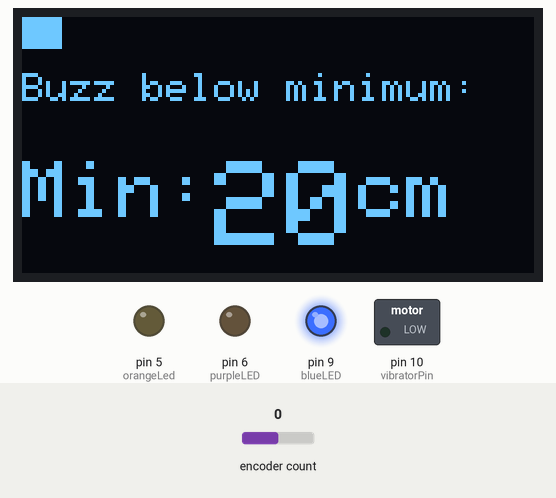
The sketch below on a simulated Arduino Mega 2560, built with avr-gcc and run on an emulated ATmega2560. Shown: 128×64 one-colour display, switched loads named in the sketch (green lamp = pin HIGH), output pins drawn as LEDs (lit = HIGH). The test bench sets the inputs (shaded band); at power-on: encoder count 0.

Above: at 1.5 s.
1.6 s: encoder count set to 1
At 2.3 s:
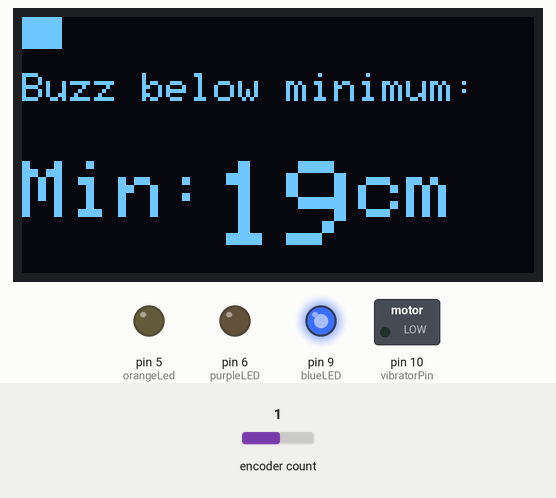
3.1 s: encoder count set to 2
At 3.4 s:
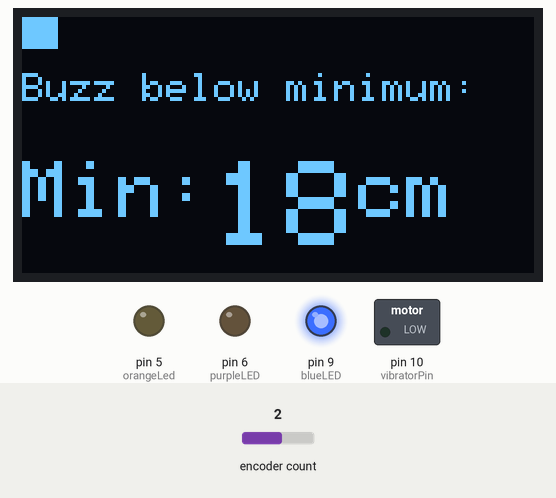
4.6 s: encoder count set to 3
At 5.8 s:
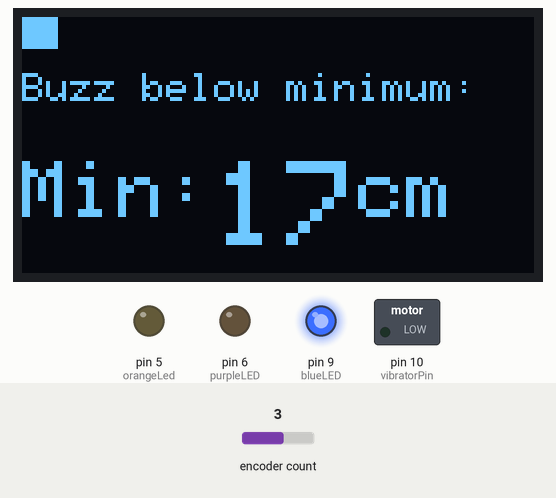
Timing chart, 0 to 7.6 s (numbered marks = the images above; inputs shaded):
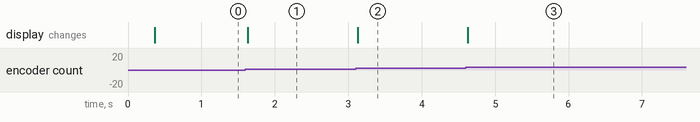

Measured:
- after the input at 1.6 s, the display: changes at once (image 1)
- after the input at 3.1 s, the display: changes at once (image 2)
- after the input at 4.6 s, the display: changes at once (image 3)

The sketch:

groundGuardRX.ino
```cpp
//GGUI.ino - GroundGuard User Interface
//Mark Moore - November 2016


//OLED
#include <Wire.h>
#include <Adafruit_GFX.h>
#include <Adafruit_SSD1306.h>
#define OLED_RESET 4
Adafruit_SSD1306 display(OLED_RESET);
//bool redraw=false;

//ENCODER
#include <Encoder.h>
static unsigned blueLED=9, purpleLED=6, orangeLed=5;
static unsigned encA=7, encB=8, encBTN=4;
Encoder myEnc(encA, encB);
int clickCount=0;


//Groundguard:

//States enum:
enum states { //default state should be "get_data"
	min,
	max,
	insideRange,
	outsideRange
};

states state; //init the enum with the pass states.

const unsigned int vibratorPin = 10;
bool buzz=false;

uint8_t maxHeight=50;
uint8_t minHeight=20;
uint8_t rx_height=0;

void setup(){
	oledInit();

	//Serial.begin(115200);
	Serial1.begin(115200);
	//Serial1.setTimeout(5000); //ms

	pinMode(vibratorPin,OUTPUT);
	pinMode(purpleLED, OUTPUT);
	pinMode(orangeLed, OUTPUT);
	pinMode(blueLED, OUTPUT);

	digitalWrite(purpleLED, LOW);
	digitalWrite(orangeLed, LOW);
	digitalWrite(blueLED, HIGH);

	Wire.begin();
	pinMode(encBTN,INPUT); //encoder channel A and B pin states are handled by the encoder library
}


void loop(){

if(Serial1.available()) rx_height=(uint8_t)Serial1.read();

switch (state) {
    case min:
	  if(rx_height<minHeight) buzz=true;
	  else buzz=false;
      break;
    case max:
      if(rx_height>maxHeight) buzz=true;
      else buzz=false;
      break;
    case insideRange:
	  if(rx_height>minHeight && rx_height<maxHeight) buzz=true;
      else buzz=false;
      break;
    case outsideRange:
	  if(rx_height<minHeight || rx_height>maxHeight) buzz=true;
      else buzz=false;
      break;

    default:
	  buzz=false;
	  break;
}

if(rx_height==0) buzz=false;     //special case: data timeout.
digitalWrite(vibratorPin, buzz);

int delta=readEncoder();

if(digitalRead(encBTN)) {

	switch (state) {
    case min:
	  state=max;
      break;

    case max:
      state=insideRange;
      break;

    case insideRange:
	  state=outsideRange;
      break;

    case outsideRange:
	  state=min;
      break;

    default:
      state=min;
      break;
}

	display.clearDisplay();

	drawUIframe();

	refreshTriggerHeight();

	delay(30); //debounce
	while(digitalRead(encBTN));
	delay(20); //debounce
	}


if(delta)
    {

	switch (state) {
	    case min:
	    	minHeight-=delta;
	    	//if(minHeight<0) minHeight=255;      //uint8_t should wrap automagically
    		//else if(minHeight>255) minHeight=0;
    		if(minHeight>maxHeight) maxHeight=minHeight; //push values up
      		break;
    	case max:
	    	maxHeight-=delta;
	    	//if(maxHeight<0) maxHeight=255;
    		//else if(maxHeight>255) maxHeight=0;
    		if(maxHeight<minHeight) minHeight=maxHeight;  //push values down
      		break;

    	default:

    		if(minHeight>0 && maxHeight<255) //if range allows movement within uin8t_scope
    		{
	    	minHeight-=delta;
	    	maxHeight-=delta;
    		}

      		break;
		}

    	refreshTriggerHeight();

    	delta=0;
    }

}

void oledInit()
{
	display.begin(SSD1306_SWITCHCAPVCC, 0x3C);  // initialize with the I2C addr 0x3D (for the 128x64)
	setContrast(&display, 255);  //contrast is a number between 0 and 255. Use a lower number for lower contrast
	display.clearDisplay();
	display.setTextSize(3);
	display.setCursor(0,20);
	display.setTextColor(WHITE);
	display.print("OMGWTF!");
	display.display();
	delay(200);
	display.clearDisplay();
	display.display();

	drawUIframe();
}

void drawUIframe()
{
	display.setTextColor(WHITE);

		switch (state) {
    case min:
	  display.setTextSize(1);
	  display.setCursor(0,14);
	  display.print("Buzz below minimum:");
	  display.setTextSize(2);
	  display.setCursor(0,36);
	  display.print("Min: ");
	  refreshTriggerHeight();
      break;
    case max:
	  display.setTextSize(1);
	  display.setCursor(0,14);
	  display.print("Buzz above maximum:");
	  display.setTextSize(2);
	  display.setCursor(0,36);
	  display.print("Max: ");
	  refreshTriggerHeight();
      break;
    //case range:
    default:
	  display.setTextSize(1);
	  display.setCursor(0,14);
	  if(state==insideRange) display.print("Buzz inside range:");
	  else display.print("Buzz outside range:");
	  display.setTextSize(2);

	  display.setCursor(0,28);
	  display.print("Min: ");
	  display.setCursor(0,44);
	  display.print("Max: ");
      break;
}

	display.display();
}


void refreshTriggerHeight()
{

	//display.fillRect(0,60,128,8,BLACK); //clear bottom of screen.
    display.fillRect(48,28,128,32,BLACK); //clear numbers

	display.setTextColor(WHITE);


		switch (state) {
    case min:

    	display.fillRect(0,0,128,8,BLACK);
		for(int j=0;j<minHeight;j++){
			for(int i=0; i<8;i++) display.drawPixel(j/2, i, WHITE);
			}
	  	display.setCursor(48,36);
		display.setTextSize(3);
		display.print(minHeight);
		display.setTextSize(2);
		display.print("cm");
	  	break;

    case max:

    	display.fillRect(0,0,128,8,BLACK);
		for(int j=255;j>maxHeight;j--){
			for(int i=0; i<8;i++) display.drawPixel(j/2, i, WHITE);
			}

      	display.setCursor(48,36);
		display.setTextSize(3);
		display.print(maxHeight);
		display.setTextSize(2);
		display.print("cm");

      	break;

    case insideRange:

        	display.fillRect(0,0,128,8,BLACK);

    	for(int j=minHeight;j<maxHeight;j++){
			for(int i=0; i<8;i++) display.drawPixel(j/2, i, WHITE);
			}

		display.setTextSize(2);

      	display.setCursor(48,28);
		display.print(minHeight);
		display.print("cm");

      	display.setCursor(48,44);
		display.print(maxHeight);
		display.print("cm");

	  break;

    case outsideRange:

         display.fillRect(0,0,128,8,BLACK);
        //bottom:
    	for(int j=0;j<minHeight;j++){
			for(int i=0; i<8;i++) display.drawPixel(j/2, i, WHITE);
			}
		//top:
		for(int j=255;j>maxHeight;j--){
			for(int i=0; i<8;i++) display.drawPixel(j/2, i, WHITE);
			}


		display.setTextSize(2);

      	display.setCursor(48,28);
		display.print(minHeight);
		display.print("cm");

      	display.setCursor(48,44);
		display.print(maxHeight);
		display.print("cm");

	  break;

    default:
      break;
}


	display.display();
}


void setContrast(Adafruit_SSD1306 *display, uint8_t contrast)
{
    display->ssd1306_command(SSD1306_SETCONTRAST);
    display->ssd1306_command(contrast);
}

int readEncoder()
{
	static long oldPosition;
	static int change;
	int returnVal=0;
	unsigned long newPosition = myEnc.read();

	if (newPosition != oldPosition)
  	{
  		change += newPosition-oldPosition;
		oldPosition = newPosition;
  	}

  	//if(change) redraw=true;
  	if(change<-3) { returnVal=-1; change=0;}
  	if(change>3) { returnVal=1; change=0;} //divide ticks by four so the input matches the mechanical feedback
  	return returnVal;
}
```
